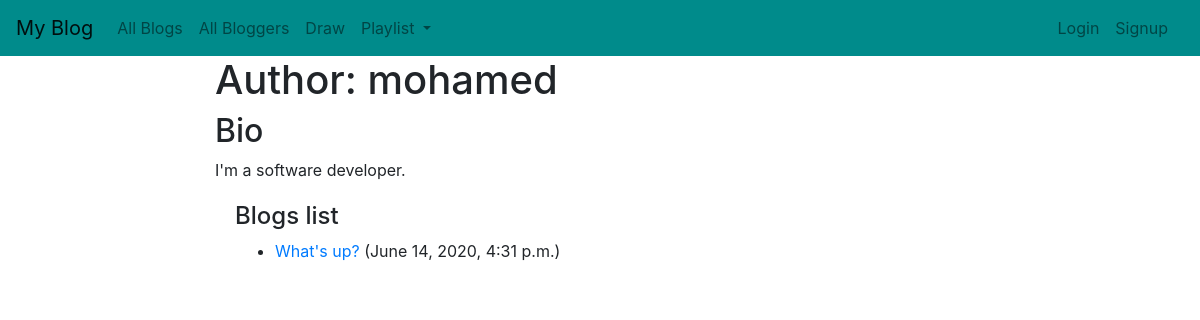
/blog/blogger/1, run on the app's committed database.
### blog/models.py (models this page shows, shortened)
class Author(models.Model):
    name = models.OneToOneField(User, on_delete=models.SET_NULL, null=True)
    bio = models.TextField()
    class Meta:
        ordering = ['name']
    def __str__(self):
        return self.name.username

class Blog(models.Model):
    post = models.CharField(max_length=200)
    author = models.ForeignKey(Author, on_delete=models.SET_NULL, null=True, blank=True)
    description = models.TextField()
    date = models.DateTimeField(auto_now=True)
    def __str__(self):
        return self.post

### blog/views.py (the view)
# urls.py: path('blogger/<int:pk>', views.AuthorDetailView.as_view(), name='author-detail'),
class AuthorDetailView(generic.DetailView):
    model = Author

### blog/templates/blog/author_detail.html
{% extends "base_generic.html" %}
{% block content %}
<h1>Author: {{ author }} </h1>
<h2>Bio</h2>
<p>{{author.bio}}</p>
<div style="margin-left:20px;margin-top:20px">
<h4>Blogs list</h4>
<dl>
{% for blog in author.blog_set.all %}
    <ul>
        <li>
            <a href="{% url 'blog-detail' blog.pk %}">{{blog}}</a> ({{ blog.date }})
        </li>
    </ul>
{% endfor %}
</dl>
</div>
{% endblock %}

### data on the page
Author: name.username "mohamed", bio "I'm a software developer."
Blog: post "What's up?", date "June 14, 2020, 4:31 p.m."
